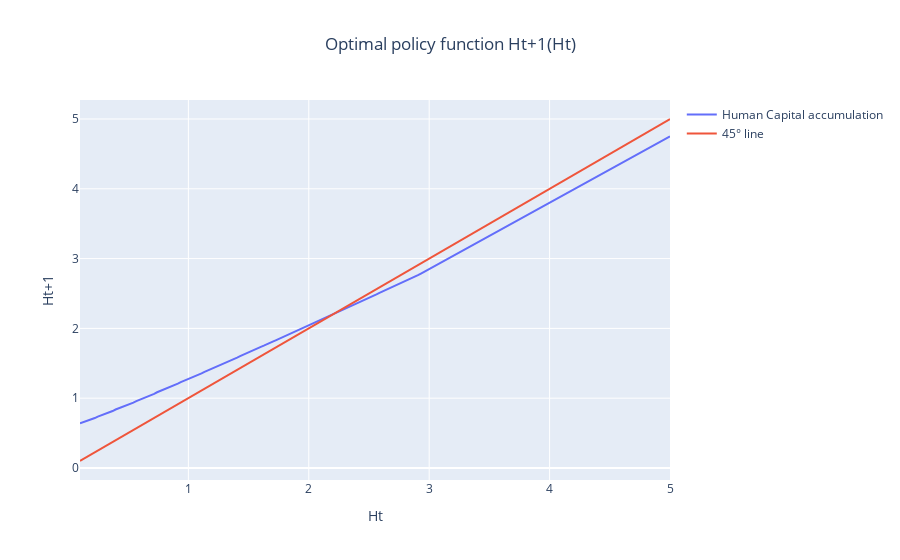

The notebook cell this image was saved under:
### Markdown cell above
The policy function is the relation between the Human Capital at time t+1 and a time t: 
$$
H_{t+1}(H_t)
$$

### Code cell
# optimal_H = human_capital_accumulation(H_values,optimal_policy)

plot_graph(
    variable1=(H_values, optimal_policy,"Human Capital accumulation"),
    variable2=(H_values, H_values, "45° line"),
    xaxis_title="Ht",
    yaxis_title="Ht+1",
    title="Optimal policy function Ht+1(Ht)",
    showlegend=True
)

### Figure 1 — Plotly figure (JSON) as saved in the notebook; plotly's stock layout.template omitted (floating-point values rounded to 4 significant figures; data arrays with more than 128 entries replaced by an {"elided": "..."} marker saying what was removed)
{"data": [{"mode": "lines", "name": "Human Capital accumulation", "type": "scatter", "x": {"elided": "200 float values"}, "y": {"elided": "200 float values"}}, {"mode": "lines", "name": "45° line", "type": "scatter", "x": {"elided": "200 float values"}, "y": {"elided": "200 float values"}}], "layout": {"showlegend": true, "title": {"text": "Optimal policy function Ht+1(Ht)", "x": 0.5, "xanchor": "center"}, "xaxis": {"title": {"text": "Ht"}}, "yaxis": {"title": {"text": "Ht+1"}}}}
